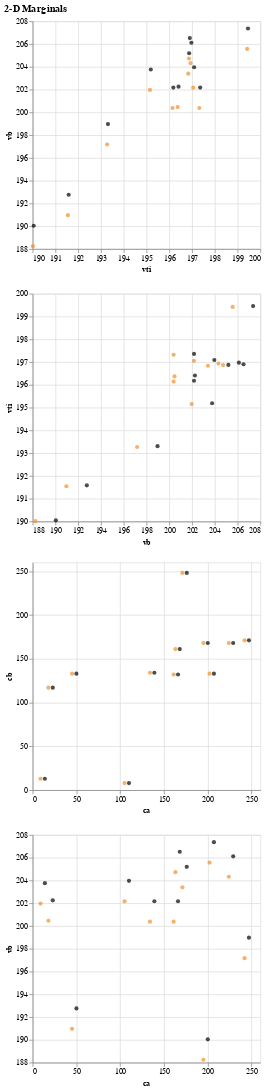

This figure's notebook cell:
### Code cell
plot_comparisons_2d(odf,sdf,[['vti','vb'],['vb','vti'],['ca','cb'],['ca','vb']])

### Figure 1 — Vega-Lite specification as saved in the notebook (floating-point values rounded to 4 significant figures)
{"config": {"view": {"continuousWidth": 300, "continuousHeight": 300}}, "vconcat": [{"layer": [{"data": {"name": "data-94c7fa50e4079c33074a3bd55daaaf4a"}, "mark": {"type": "point", "filled": true}, "encoding": {"color": {"value": "#000000"}, "x": {"field": "vti", "scale": {"zero": false}, "type": "quantitative"}, "y": {"field": "vb", "scale": {"zero": false}, "type": "quantitative"}}, "transform": [{"filter": "(datum.plot_data_source === 'observed')"}]}, {"data": {"name": "data-94c7fa50e4079c33074a3bd55daaaf4a"}, "mark": {"type": "point", "filled": true}, "encoding": {"color": {"value": "#f28e2b"}, "x": {"field": "vti", "scale": {"zero": false}, "type": "quantitative"}, "y": {"field": "vb", "scale": {"zero": false}, "type": "quantitative"}}, "transform": [{"filter": "(datum.plot_data_source === 'synthetic')"}]}]}, {"layer": [{"data": {"name": "data-94c7fa50e4079c33074a3bd55daaaf4a"}, "mark": {"type": "point", "filled": true}, "encoding": {"color": {"value": "#000000"}, "x": {"field": "vb", "scale": {"zero": false}, "type": "quantitative"}, "y": {"field": "vti", "scale": {"zero": false}, "type": "quantitative"}}, "transform": [{"filter": "(datum.plot_data_source === 'observed')"}]}, {"data": {"name": "data-94c7fa50e4079c33074a3bd55daaaf4a"}, "mark": {"type": "point", "filled": true}, "encoding": {"color": {"value": "#f28e2b"}, "x": {"field": "vb", "scale": {"zero": false}, "type": "quantitative"}, "y": {"field": "vti", "scale": {"zero": false}, "type": "quantitative"}}, "transform": [{"filter": "(datum.plot_data_source === 'synthetic')"}]}]}, {"layer": [{"data": {"name": "data-93d8a872ebcc74ac29ac612d52b8dc2e"}, "mark": {"type": "point", "filled": true}, "encoding": {"color": {"value": "#000000"}, "x": {"field": "ca", "scale": {"zero": false}, "type": "quantitative"}, "y": {"field": "cb", "scale": {"zero": false}, "type": "quantitative"}}, "transform": [{"filter": "(datum.plot_data_source === 'observed')"}]}, {"data": {"name": "data-93d8a872ebcc74ac29ac612d52b8dc2e"}, "mark": {"type": "point", "filled": true}, "encoding": {"color": {"value": "#f28e2b"}, "x": {"field": "ca", "scale": {"zero": false}, "type": "quantitative"}, "y": {"field": "cb", "scale": {"zero": false}, "type": "quantitative"}}, "transform": [{"filter": "(datum.plot_data_source === 'synthetic')"}]}]}, {"layer": [{"data": {"name": "data-f8be66be58d81568b81fd42ba3c994f4"}, "mark": {"type": "point", "filled": true}, "encoding": {"color": {"value": "#000000"}, "x": {"field": "ca", "scale": {"zero": false}, "type": "quantitative"}, "y": {"field": "vb", "scale": {"zero": false}, "type": "quantitative"}}, "transform": [{"filter": "(datum.plot_data_source === 'observed')"}]}, {"data": {"name": "data-f8be66be58d81568b81fd42ba3c994f4"}, "mark": {"type": "point", "filled": true}, "encoding": {"color": {"value": "#f28e2b"}, "x": {"field": "ca", "scale": {"zero": false}, "type": "quantitative"}, "y": {"field": "vb", "scale": {"zero": false}, "type": "quantitative"}}, "transform": [{"filter": "(datum.plot_data_source === 'synthetic')"}]}]}], "resolve": {"scale": {"color": "independent"}}, "title": "2-D Marginals", "$schema": "https://vega.github.io/schema/vega-lite/v5.20.1.json", "datasets": {"data-94c7fa50e4079c33074a3bd55daaaf4a": [{"vb": 190.0, "vti": 190.0, "plot_data_source": "observed"}, {"vb": 192.8, "vti": 191.6, "plot_data_source": "observed"}, {"vb": 199.0, "vti": 193.3, "plot_data_source": "observed"}, {"vb": 202.3, "vti": 196.4, "plot_data_source": "observed"}, {"vb": 202.2, "vti": 197.4, "plot_data_source": "observed"}, {"vb": 202.2, "vti": 196.2, "plot_data_source": "observed"}, {"vb": 205.2, "vti": 196.9, "plot_data_source": "observed"}, {"vb": 204.0, "vti": 197.1, "plot_data_source": "observed"}, {"vb": 206.5, "vti": 196.9, "plot_data_source": "observed"}, {"vb": 203.8, "vti": 195.2, "plot_data_source": "observed"}, {"vb": 206.1, "vti": 197.0, "plot_data_source": "observed"}, {"vb": 207.4, "vti": 199.5, "plot_data_source": "observed"}, {"vb": 188.2, "vti": 190.0, "plot_data_source": "synthetic"}, {"vb": 191.0, "vti": 191.5, "plot_data_source": "synthetic"}, {"vb": 197.2, "vti": 193.3, "plot_data_source": "synthetic"}, {"vb": 200.5, "vti": 196.4, "plot_data_source": "synthetic"}, {"vb": 200.4, "vti": 197.3, "plot_data_source": "synthetic"}, {"vb": 200.4, "vti": 196.1, "plot_data_source": "synthetic"}, {"vb": 203.4, "vti": 196.8, "plot_data_source": "synthetic"}, {"vb": 202.2, "vti": 197.1, "plot_data_source": "synthetic"}, {"vb": 204.7, "vti": 196.9, "plot_data_source": "synthetic"}, {"vb": 202.0, "vti": 195.2, "plot_data_source": "synthetic"}, {"vb": 204.3, "vti": 196.9, "plot_data_source": "synthetic"}, {"vb": 205.6, "vti": 199.4, "plot_data_source": "synthetic"}], "data-93d8a872ebcc74ac29ac612d52b8dc2e": [{"ca": 200, "cb": 168, "plot_data_source": "observed"}, {"ca": 50, "cb": 133, "plot_data_source": "observed"}, {"ca": 247, "cb": 171, "plot_data_source": "observed"}, {"ca": 23, "cb": 117, "plot_data_source": "observed"}, {"ca": 139, "cb": 134, "plot_data_source": "observed"}, {"ca": 166, "cb": 132, "plot_data_source": "observed"}, {"ca": 176, "cb": 248, "plot_data_source": "observed"}, {"ca": 110, "cb": 8, "plot_data_source": "observed"}, {"ca": 168, "cb": 161, "plot_data_source": "observed"}, {"ca": 14, "cb": 13, "plot_data_source": "observed"}, {"ca": 229, "cb": 168, "plot_data_source": "observed"}, {"ca": 207, "cb": 133, "plot_data_source": "observed"}, {"ca": 195, "cb": 168, "plot_data_source": "synthetic"}, {"ca": 45, "cb": 133, "plot_data_source": "synthetic"}, {"ca": 242, "cb": 171, "plot_data_source": "synthetic"}, {"ca": 18, "cb": 117, "plot_data_source": "synthetic"}, {"ca": 134, "cb": 134, "plot_data_source": "synthetic"}, {"ca": 161, "cb": 132, "plot_data_source": "synthetic"}, {"ca": 171, "cb": 248, "plot_data_source": "synthetic"}, {"ca": 105, "cb": 8, "plot_data_source": "synthetic"}, {"ca": 163, "cb": 161, "plot_data_source": "synthetic"}, {"ca": 9, "cb": 13, "plot_data_source": "synthetic"}, {"ca": 224, "cb": 168, "plot_data_source": "synthetic"}, {"ca": 202, "cb": 133, "plot_data_source": "synthetic"}], "data-f8be66be58d81568b81fd42ba3c994f4": [{"ca": 200, "vb": 190.0, "plot_data_source": "observed"}, {"ca": 50, "vb": 192.8, "plot_data_source": "observed"}, {"ca": 247, "vb": 199.0, "plot_data_source": "observed"}, {"ca": 23, "vb": 202.3, "plot_data_source": "observed"}, {"ca": 139, "vb": 202.2, "plot_data_source": "observed"}, {"ca": 166, "vb": 202.2, "plot_data_source": "observed"}, {"ca": 176, "vb": 205.2, "plot_data_source": "observed"}, {"ca": 110, "vb": 204.0, "plot_data_source": "observed"}, {"ca": 168, "vb": 206.5, "plot_data_source": "observed"}, {"ca": 14, "vb": 203.8, "plot_data_source": "observed"}, {"ca": 229, "vb": 206.1, "plot_data_source": "observed"}, {"ca": 207, "vb": 207.4, "plot_data_source": "observed"}, {"ca": 195, "vb": 188.2, "plot_data_source": "synthetic"}, {"ca": 45, "vb": 191.0, "plot_data_source": "synthetic"}, {"ca": 242, "vb": 197.2, "plot_data_source": "synthetic"}, {"ca": 18, "vb": 200.5, "plot_data_source": "synthetic"}, {"ca": 134, "vb": 200.4, "plot_data_source": "synthetic"}, {"ca": 161, "vb": 200.4, "plot_data_source": "synthetic"}, {"ca": 171, "vb": 203.4, "plot_data_source": "synthetic"}, {"ca": 105, "vb": 202.2, "plot_data_source": "synthetic"}, {"ca": 163, "vb": 204.7, "plot_data_source": "synthetic"}, {"ca": 9, "vb": 202.0, "plot_data_source": "synthetic"}, {"ca": 224, "vb": 204.3, "plot_data_source": "synthetic"}, {"ca": 202, "vb": 205.6, "plot_data_source": "synthetic"}]}}
